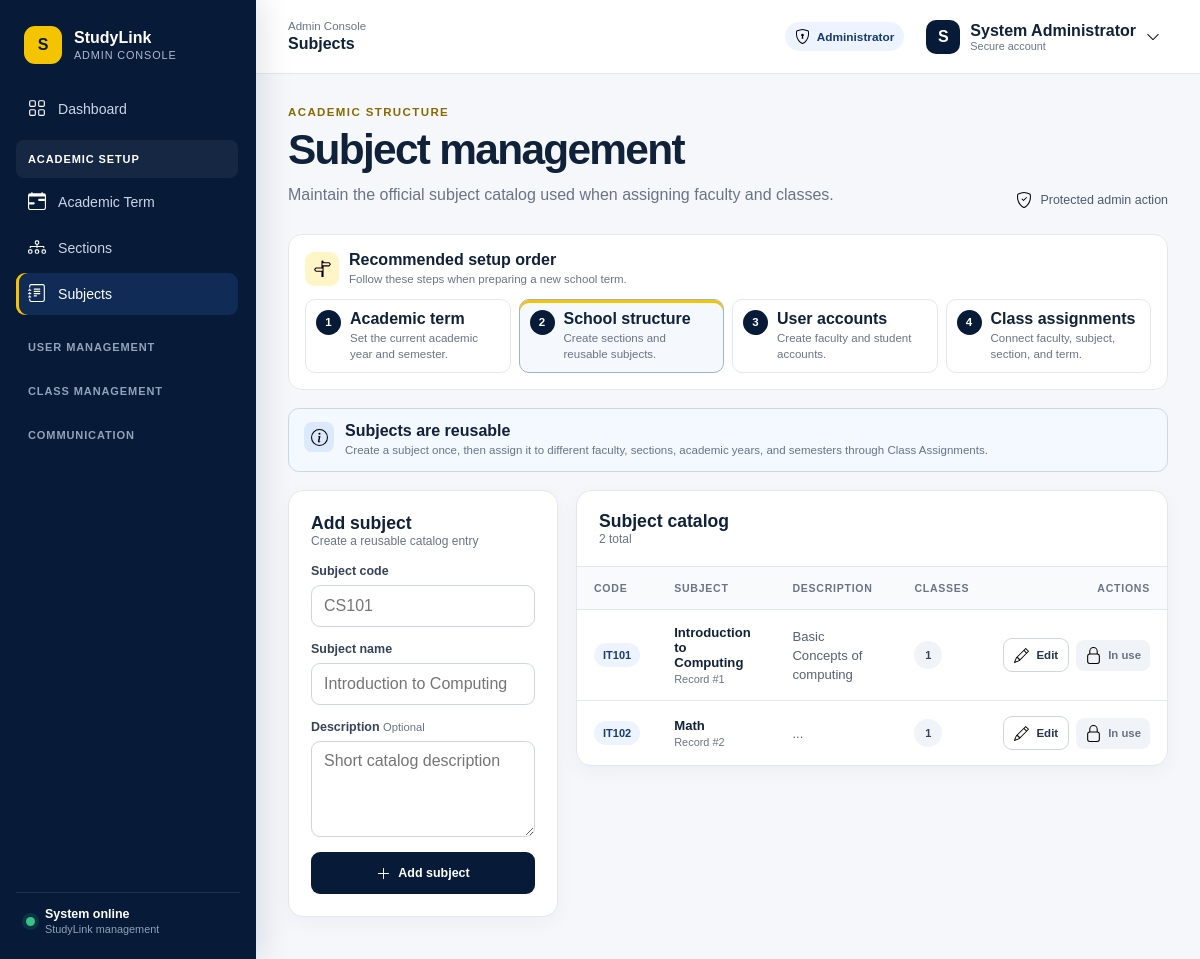
Page /admin/subjects/index.php (signed in) on the committed database.
### tables this page shows
CREATE TABLE `subjects` (
  `id` int(11) NOT NULL,
  `subject_code` varchar(20) NOT NULL,
  `subject_name` varchar(100) NOT NULL,
  `description` text DEFAULT NULL,
  `created_at` timestamp NOT NULL DEFAULT current_timestamp()
);

### auth/auth.php (called while the page is built, shortened)
<?php
if (!defined('STUDYLINK_AUTH_LOADED')) {
    function e($value) { return htmlspecialchars((string) $value, ENT_QUOTES, 'UTF-8'); }
}

### admin/subjects/index.php (the view, shortened to what this page needs)
<?php
include '../../auth/auth.php';
include '../../config/database.php';
include '../../includes/admin_ui.php';
$query = mysqli_query(
    $conn,
    "SELECT sub.*, COUNT(ca.id) AS class_count
     FROM subjects sub
     LEFT JOIN class_assignments ca ON ca.subject_id = sub.id
     GROUP BY sub.id, sub.subject_code, sub.subject_name, sub.description, sub.created_at
     ORDER BY sub.subject_code, sub.subject_name"
);
$subjects = $query ? mysqli_fetch_all($query, MYSQLI_ASSOC) : [];
render_admin_page_start('subjects', 'Subjects', 'Subject management', 'Maintain the official subject catalog used when assigning faculty and classes.', 'Academic Structure');
?>
<div class="admin-content-grid">
    <section class="admin-card admin-form-card">
        <div class="admin-section-head"><div><h2>Add subject</h2><span>Create a reusable catalog entry</span></div></div>
        <form class="admin-form" action="add.php" method="POST">
            <div class="admin-field">
                <label for="subject_code">Subject code</label>
                <input id="subject_code" type="text" name="subject_code" placeholder="CS101" maxlength="20" required>
            </div>
            <div class="admin-field">
                <label for="subject_name">Subject name</label>
                <input id="subject_name" type="text" name="subject_name" placeholder="Introduction to Computing" maxlength="100" required>
            </div>
            <div class="admin-field">
                <label for="description">Description <span>Optional</span></label>
                <textarea id="description" name="description" rows="4" placeholder="Short catalog description"></textarea>
            </div>
            <button class="admin-button primary" type="submit"><?= study_icon('plus-lg'); ?> Add subject</button>
        </form>
    </section>
    <section class="admin-card admin-table-card">
        <div class="admin-section-head"><div><h2>Subject catalog</h2><span><?= number_format(count($subjects)); ?> total</span></div></div>
        <div class="admin-table-wrap">
            <table class="admin-data-table">
                <thead><tr><th>Code</th><th>Subject</th><th>Description</th><th>Classes</th><th class="admin-table-action">Actions</th></tr></thead>
                <tbody>
                <?php foreach ($subjects as $row): ?>
                    <tr>
                        <td><span class="admin-code-pill"><?= e($row['subject_code']); ?></span></td>
                        <td><strong><?= e($row['subject_name']); ?></strong><small>Record #<?= e($row['id']); ?></small></td>
                        <td class="admin-description-cell"><?= e($row['description'] ?: 'No description'); ?></td>
                        <td><span class="admin-count-badge"><?= number_format($row['class_count']); ?></span></td>
                        <td class="admin-table-action">
                            <div class="admin-row-actions">
                                <a class="admin-button secondary small" href="edit.php?id=<?= e($row['id']); ?>"><?= study_icon('pencil'); ?> Edit</a>
                                <?php if (intval($row['class_count']) === 0): ?>
                                    <form action="delete.php" method="POST" onsubmit="return confirm('Delete this unused subject?')">
                                        <?= csrf_field(); ?>
                                        <input type="hidden" name="id" value="<?= e($row['id']); ?>">
                                        <button class="admin-button danger small" type="submit"><?= study_icon('trash3'); ?> Delete</button>
                                    </form>
                                <?php else: ?>
                                    <span class="admin-protected-label" title="Remove its class assignments before deleting."><?= study_icon('lock'); ?> In use</span>
                                <?php endif; ?>
                            </div>
                        </td>
                    </tr>
                <?php endforeach; ?>
                </tbody>
            </table>
        </div>
    </section>
</div>

### includes/ui_icons.php
<?php
function study_icon($name, $class = '', $label = '')
{
    $name = preg_replace('/[^a-z0-9-]/', '', strtolower((string) $name));
    $class = trim('study-icon ' . preg_replace('/[^a-zA-Z0-9 _-]/', '', (string) $class));
    $aria = $label !== ''
        ? ' role="img" aria-label="' . e($label) . '"'
        : ' aria-hidden="true"';
    return '<svg class="' . e($class) . '"' . $aria . '>'
        . '<use href="/studyLink/assets/icons/bootstrap-icons.svg#' . e($name) . '"></use>'
        . '</svg>';
}

### assets/css/app-shell.css (style rules this page uses)
:root { --portal-navy: #071a38; --portal-blue: #0b2b5b; --portal-gold: #f5c400; --portal-bg: #f5f7fc; --portal-border: #e4e8f0; --portal-text: #10213a; --portal-muted: #687386; --portal-danger: #c52a2f; }
* { box-sizing: border-box; }
button, input, select, textarea { font: inherit; }

### rows in the picture
subjects: subject_code "IT101", subject_name "Introduction to Computing", id "1", description "Basic Concepts of computing", class_count "1"
subjects: subject_code "IT102", subject_name "Math", id "2", description "...", class_count "1"

### other values in the picture
$item[2] "Dashboard"
$group "ACADEMIC SETUP"
$item[2] "Academic Term"
$item[2] "Sections"
$item[2] "Subjects"
$group "USER MANAGEMENT"
$group "CLASS MANAGEMENT"
$group "COMMUNICATION"
$breadcrumb "Admin Console"
$title "Subjects"
substr($_SESSION['fullname'] ?? 'A', 0, 1) "S"
$_SESSION['fullname'] "System Administrator"
$eyebrow "ACADEMIC STRUCTURE"
$heading "Subject management"
$description "Maintain the official subject catalog used when assigning faculty and classes."
